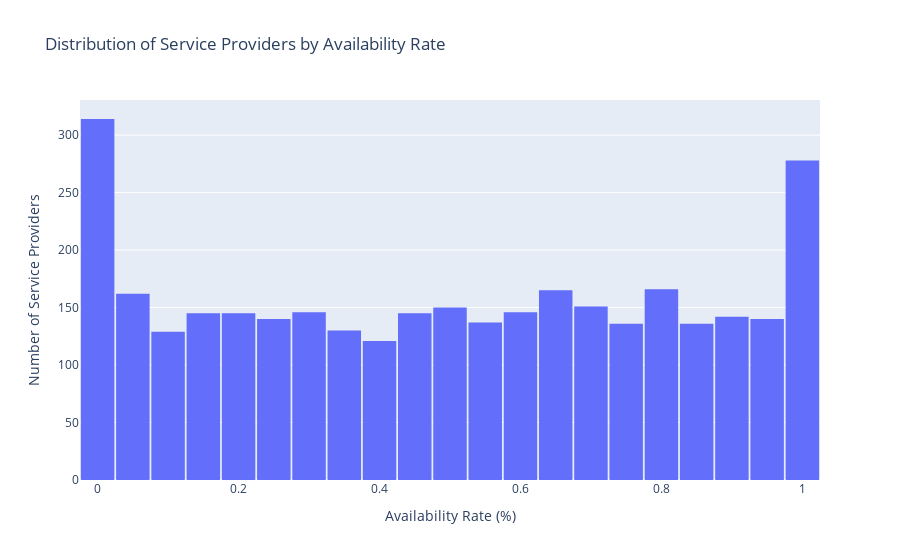

The notebook cell this image was saved under:
### Markdown cell above
#### <b>5.2 Plotly</b>
Use Plotly for more interactivity

### Code cell
#import plotly.express as px

fig = px.histogram(overall_availability, x='availability_rate',
                   nbins=30, title='Distribution of Service Providers by Availability Rate')
fig.update_layout(xaxis_title='Availability Rate (%)',
                  yaxis_title='Number of Service Providers',
                  bargap=0.05)
fig.show()

### Figure 1 — Plotly figure (JSON) as saved in the notebook; plotly's stock layout.template omitted (floating-point values rounded to 4 significant figures; data arrays with more than 128 entries replaced by an {"elided": "..."} marker saying what was removed)
{"data": [{"bingroup": "x", "hovertemplate": "availability_rate=%{x}<br>count=%{y}<extra></extra>", "legendgroup": "", "marker": {"color": "#636efa", "pattern": {"shape": ""}}, "name": "", "nbinsx": 30, "orientation": "v", "showlegend": false, "type": "histogram", "x": {"elided": "3324 float values"}, "xaxis": "x", "yaxis": "y"}], "layout": {"bargap": 0.05, "barmode": "relative", "legend": {"tracegroupgap": 0}, "title": {"text": "Distribution of Service Providers by Availability Rate"}, "xaxis": {"anchor": "y", "domain": [0, 1], "title": {"text": "Availability Rate (%)"}}, "yaxis": {"anchor": "x", "domain": [0, 1], "title": {"text": "Number of Service Providers"}}}}
